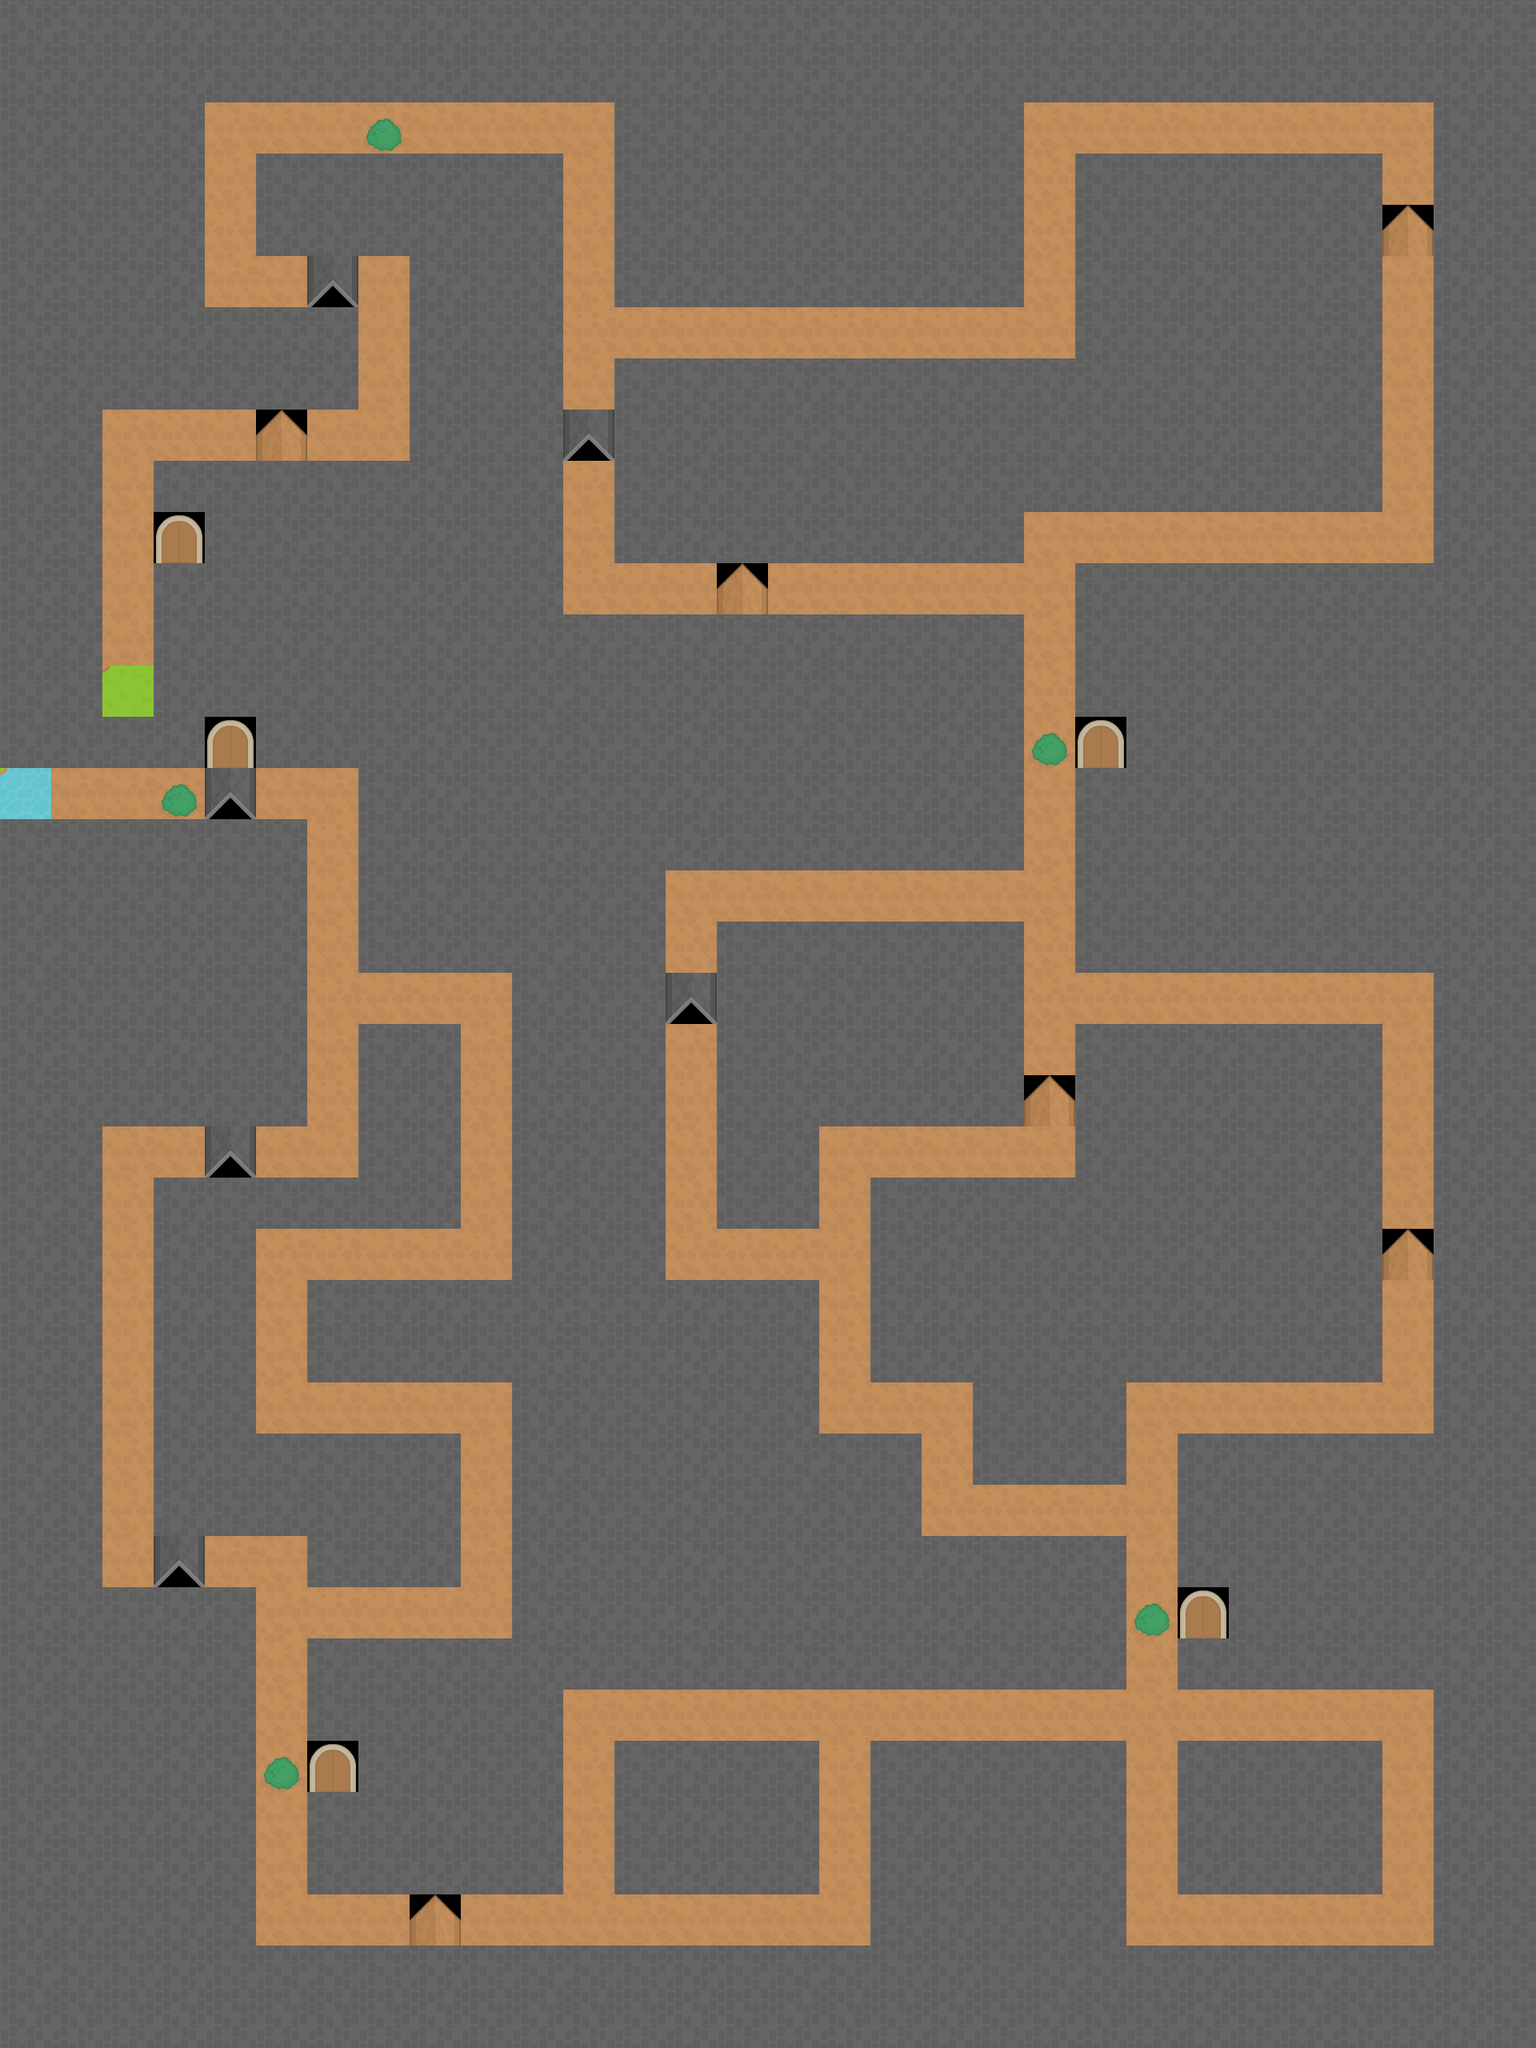

Tiled map render using the project's own tile images. Description and the map definition, with tile-layer contents summarised, below:
An orthogonal 30x40 tile map with 64x64 px tiles, 5 tile layers (Walls, Road, StoryTile, DownTrap, ...) and 59 objects.

<map version="1.2" tiledversion="1.2.2" orientation="orthogonal" renderorder="right-down" width="30" height="40" tilewidth="64" tileheight="64" infinite="0" nextlayerid="13" nextobjectid="84">
 <tileset firstgid="1" source="TemporaryTileset.tsx" />
 <layer id="7" name="Walls" width="30" height="40">
  <data>[1200 cells, 944 non-empty, 2 distinct tile ids]</data>
 </layer>
 <layer id="9" name="Road" width="30" height="40">
  <data>[1200 cells, 244 non-empty, 3 distinct tile ids]</data>
 </layer>
 <layer id="12" name="StoryTile" width="30" height="40">
  <data>[1200 cells, 5 non-empty, 1 distinct tile ids]</data>
 </layer>
 <layer id="10" name="DownTrap" width="30" height="40">
  <data>[1200 cells, 6 non-empty, 1 distinct tile ids]</data>
 </layer>
 <layer id="11" name="UpTrap" width="30" height="40">
  <data>[1200 cells, 6 non-empty, 1 distinct tile ids]</data>
 </layer>
 <objectgroup color="#80006400" id="3" name="WallLayer1" opacity="0.47">
  <object id="14" x="194" y="579" width="506" height="379" />
  <object id="15" x="518" y="192" width="184" height="400" />
  <object id="16" x="322" y="195" width="286" height="123" />
  <object id="17" x="2" y="895.636" width="187" height="60.3636" />
  <object id="18" x="0" y="62" width="252" height="446" />
  <object id="19" x="58" y="480" width="68" height="420.606" />
  <object id="20" x="240" y="389" width="205" height="119" />
  <object id="21" x="194" y="2" width="728" height="122" />
  <object id="22" x="772" y="128" width="510" height="252" />
  <object id="23" x="1216" y="-2" width="608" height="130" />
  <object id="24" x="773" y="453" width="505" height="247" />
  <object id="25" x="1344" y="194" width="382" height="444" />
  <object id="26" x="1258" y="448" width="122" height="190" />
  <object id="27" x="1792" y="100" width="66" height="804" />
  <object id="28" x="1792" y="890" width="64" height="1600" />
  <object id="29" x="1346" y="706" width="454" height="510" />
  <object id="30" x="1090" y="1470" width="636" height="258" />
  <object id="31" x="1218" y="1726" width="192" height="128" />
  <object id="33" x="1344" y="1280" width="382" height="204" />
  <object id="34" x="898" y="1152" width="380" height="254" />
  <object id="35" x="900" y="1406" width="122" height="128" />
  <object id="36" x="1472" y="1794" width="320" height="316" />
  <object id="37" x="1472" y="2174" width="254" height="194" />
  <object id="38" x="770" y="2174" width="254" height="192" />
  <object id="39" x="1090" y="2176" width="316" height="266" />
  <object id="40" x="274" y="2428" width="1546" height="46" />
  <object id="41" x="384" y="2050" width="318" height="316" />
  <object id="42" x="640" y="1916" width="766" height="198" />
  <object id="43" x="386" y="1600" width="634" height="130" />
  <object id="44" x="642" y="1786" width="508" height="146" />
  <object id="45" x="638" y="1706" width="384" height="108" />
  <object id="46" x="382" y="1788" width="196" height="194" />
  <object id="47" x="322" y="1792" width="64" height="128" />
  <object id="48" x="194" y="1540" width="128" height="382" />
  <object id="49" x="192" y="1472" width="386" height="64" />
  <object id="50" x="450" y="1278" width="126" height="202" />
  <object id="52" x="118" y="1984" width="202" height="458" />
  <object id="53" x="60" y="1392" width="68" height="618" />
  <object id="54" x="-2" y="1030.67" width="384" height="375.333" />
  <object id="55" x="448" y="952" width="382" height="264" />
  <object id="56" x="678" y="773" width="600" height="311" />
  <object id="57" x="640" y="1196" width="190" height="450" />
 </objectgroup>
 <objectgroup color="#ffff00" id="8" name="Story_tiles">
  <object id="70" x="480.969" y="172.758">
   <point />
  </object>
  <object id="71" x="1315.15" y="933.333">
   <point />
  </object>
  <object id="72" x="1439.39" y="2030.3">
   <point />
  </object>
  <object id="73" x="354.545" y="2218.18">
   <point />
  </object>
  <object id="74" x="226.848" y="1000.97">
   <point />
  </object>
 </objectgroup>
 <objectgroup color="#ff0000" id="5" name="Down_trap">
  <object id="59" x="736" y="548">
   <point />
  </object>
  <object id="60" x="860" y="1256">
   <point />
  </object>
  <object id="61" x="284" y="1456">
   <point />
  </object>
  <object id="62" x="220" y="1964">
   <point />
  </object>
  <object id="81" x="417" y="365">
   <point />
  </object>
  <object id="83" x="288" y="1001">
   <point />
  </object>
 </objectgroup>
 <objectgroup color="#0000ff" id="4" name="Up_trap">
  <object id="64" x="924" y="748">
   <point />
  </object>
  <object id="65" x="1756" y="296">
   <point />
  </object>
  <object id="66" x="1312" y="1392">
   <point />
  </object>
  <object id="67" x="1764" y="1584">
   <point />
  </object>
  <object id="68" x="540" y="2416">
   <point />
  </object>
  <object id="82" x="351" y="560">
   <point />
  </object>
 </objectgroup>
</map>
